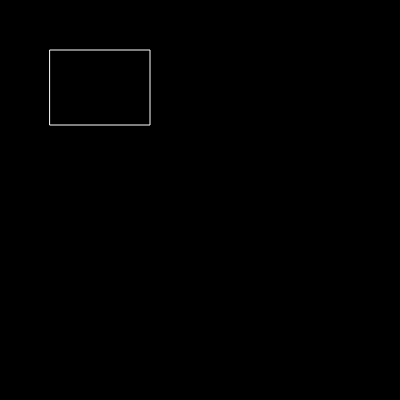
Frame 1 (no input)
Frame 60 (no input): identical to frame 1, image omitted
Frame 120 (the mouse pressed at the canvas centre since frame 60): identical to frame 1, image omitted

The p5.js sketch that drew this single still picture (run headless with seeded random() and noise() and a simulated clock; from frame 60 on, the mouse is pressed at the canvas centre):

// p5.js sketch
// ── sketch.js
var r = {
	x: 50,
	y: 50,
	w: 100,
	h: 75,
	f: 0
}

function setup() {
	createCanvas(400, 400);
}

function draw() {
	background(0);

	stroke(255);
	// if (mouseX > r.x && mouseY > r.y && 
	// 	mouseX < r.x + r.w && mouseY < r.y + r.h) {
	// 	fill(255, 0, 200);
	// } else {
	// 	fill(r.f);
	// }

	var dx = dist(r.x, r.y, r.x + r.w, r.y);
	var dy = dist(r.x, r.y, r.x, r.y + r.h);
	if (mouseX > r.x && mouseX < r.x + dx 
		&& mouseY > r.y && mouseY < r.y + dy) {
		fill(255, 0, 200);
	} else {
		fill(0);
	}
	rect(r.x, r.y, r.w, r.h);

}
